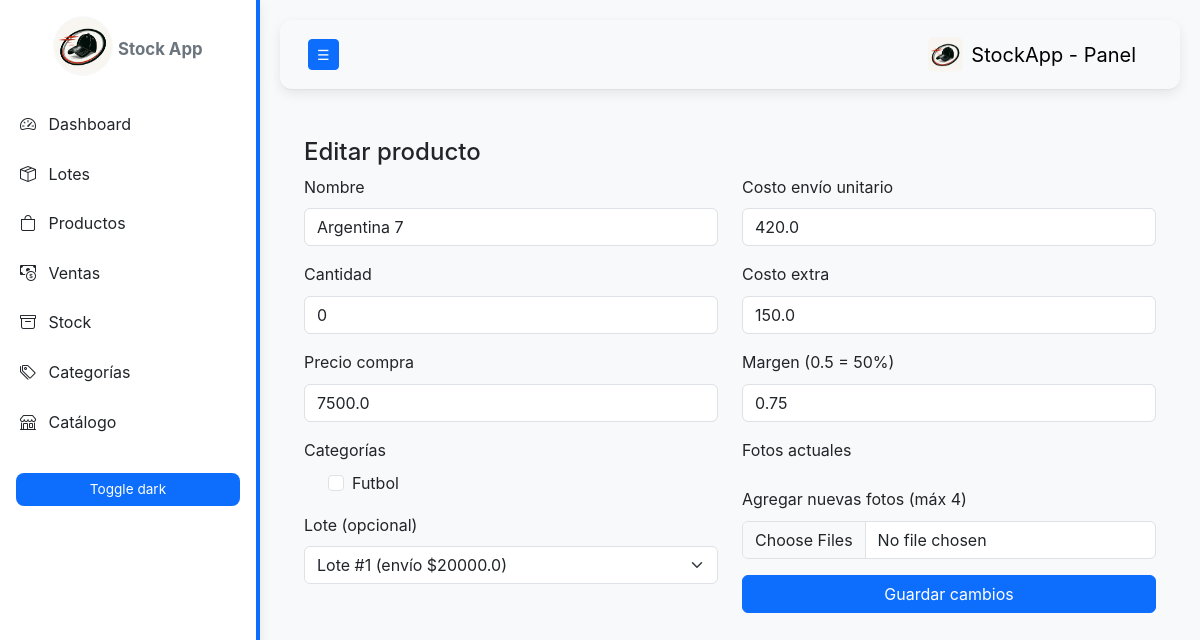
/product/1/edit, run on the app's committed database.
### models.py (models this page shows, shortened)
class Producto(db.Model):
    __tablename__ = "producto"
    id = db.Column(db.Integer, primary_key=True)
    nombre = db.Column(db.String(150), nullable=False)
    cantidad = db.Column(db.Integer, default=0)
    precio_compra = db.Column(db.Float, nullable=False, default=0.0)
    costo_envio_unitario = db.Column(db.Float, default=0.0)
    costo_extra = db.Column(db.Float, default=0.0)
    margen = db.Column(db.Float, default=0.5)
    fecha_creacion = db.Column(db.DateTime, default=datetime.utcnow)
    lote_id = db.Column(db.Integer, db.ForeignKey("lote.id"), nullable=True)
    lote = db.relationship("Lote", back_populates="productos")
    fotos = db.relationship("FotoProducto", back_populates="producto", cascade="all, delete-orphan")
    ventas = db.relationship("Venta", back_populates="producto")
    categorias = db.relationship(
        "Categoria",
        secondary=producto_categoria,
        back_populates="productos"
    )

class Categoria(db.Model):
    __tablename__ = "categoria"
    id = db.Column(db.Integer, primary_key=True)
    nombre = db.Column(db.String(100), unique=True, nullable=False)
    productos = db.relationship(
        "Producto",
        secondary=producto_categoria,
        back_populates="categorias"
    )

### app.py (the view, shortened to what this page needs)
@app.route("/product/<int:product_id>/edit", methods=["GET", "POST"])
def product_edit(product_id):
    product = Producto.query.get_or_404(product_id)
    lotes = Lote.query.all()
    categorias = Categoria.query.order_by(Categoria.nombre).all()
    return render_template("product_edit.html", producto=product, lotes=lotes, categorias=categorias)

### templates/product_edit.html (shortened to what this page needs)
{% extends "base.html" %}
{% block content %}
<h4>Editar producto</h4>
<form method="post" enctype="multipart/form-data">
  <div class="row">
    <div class="col-md-6">
      <div class="mb-3">
        <label for="nombre" class="form-label">Nombre</label>
        <input id="nombre" class="form-control" name="nombre" value="{{ producto.nombre }}" required>
      </div>
      <div class="mb-3">
        <label for="cantidad" class="form-label">Cantidad</label>
        <input id="cantidad" class="form-control" type="number" name="cantidad" value="{{ producto.cantidad }}" min="1" required>
      </div>
      <div class="mb-3">
        <label for="precio_compra" class="form-label">Precio compra</label>
        <input id="precio_compra" class="form-control" type="number" step="0.01" name="precio_compra" value="{{ producto.precio_compra }}" min="0" required>
      </div>
      <div class="mb-3">
        <label class="form-label">Categorías</label>
        <div class="form-check">
          {% for cat in categorias %}
            <div class="form-check mb-1">
              <input class="form-check-input" type="checkbox"
                     name="categorias" value="{{ cat.id }}" id="cat-{{ cat.id }}"
                     {% if cat.id in categorias_seleccionadas %}checked{% endif %}>
              <label class="form-check-label" for="cat-{{ cat.id }}">
                {{ cat.nombre }}
              </label>
            </div>
          {% endfor %}
        </div>
      </div>
      <div class="mb-3">
        <label for="lote_id" class="form-label">Lote (opcional)</label>
        <select id="lote_id" class="form-select" name="lote_id">
          {% for lote in lotes %}
            <option value="{{ lote.id }}" {% if producto.lote_id == lote.id %}selected{% endif %}>
              Lote #{{ lote.id }} (envío ${{ lote.costo_envio }})
            </option>
          {% endfor %}
        </select>
      </div>
    </div>
    <div class="col-md-6">
      <div class="mb-3">
        <label for="costo_envio_unitario" class="form-label">Costo envío unitario</label>
        <input id="costo_envio_unitario" class="form-control" type="number" step="0.01" name="costo_envio_unitario" value="{{ producto.costo_envio_unitario }}" min="0">
      </div>
      <div class="mb-3">
        <label for="costo_extra" class="form-label">Costo extra</label>
        <input id="costo_extra" class="form-control" type="number" step="0.01" name="costo_extra" value="{{ producto.costo_extra }}" min="0">
      </div>
      <div class="mb-3">
        <label for="margen" class="form-label">Margen (0.5 = 50%)</label>
        <input id="margen" class="form-control" type="number" step="0.01" name="margen" value="{{ producto.margen }}" min="0">
      </div>
      <div class="mb-3">
        <label class="form-label">Fotos actuales</label>
      </div>
      <div class="mb-3">
        <label for="fotos" class="form-label">Agregar nuevas fotos (máx 4)</label>
        <input id="fotos" class="form-control" type="file" name="fotos" multiple accept="image/*">
      </div>
      <div class="mt-3">
        <button class="btn btn-primary w-100">Guardar cambios</button>
      </div>
    </div>
  </div>
</form>
{% endblock %}

### static/styles.css (style rules this page uses)
:root { --bg: #f8f9fa; --card: #ffffff; --text: #212529; --muted: #6c757d; --accent: #0d6efd; --accent-dark: #0b5ed7; --sidebar-bg: #ffffff; --sidebar-text: #212529; --sidebar-border: var(--accent); --shadow: 0 4px 12px rgba(0, 0, 0, 0.08); --btn-bg: var(--accent); --btn-text: #ffffff; }
body { background: var(--bg); color: var(--text); font-family: "Inter", system-ui, Arial, sans-serif; margin: 0; line-height: 1.6; transition: background 0.3s ease, color 0.3s ease; }
a, button { transition: all 0.2s ease; }

### data on the page
Producto: nombre "Argentina 7", cantidad "0", precio_compra "7500.0", lote_id "Lote #1 (envío $20000.0)", costo_envio_unitario "420.0", costo_extra "150.0", margen "0.75"
Categoria: nombre "Futbol"
